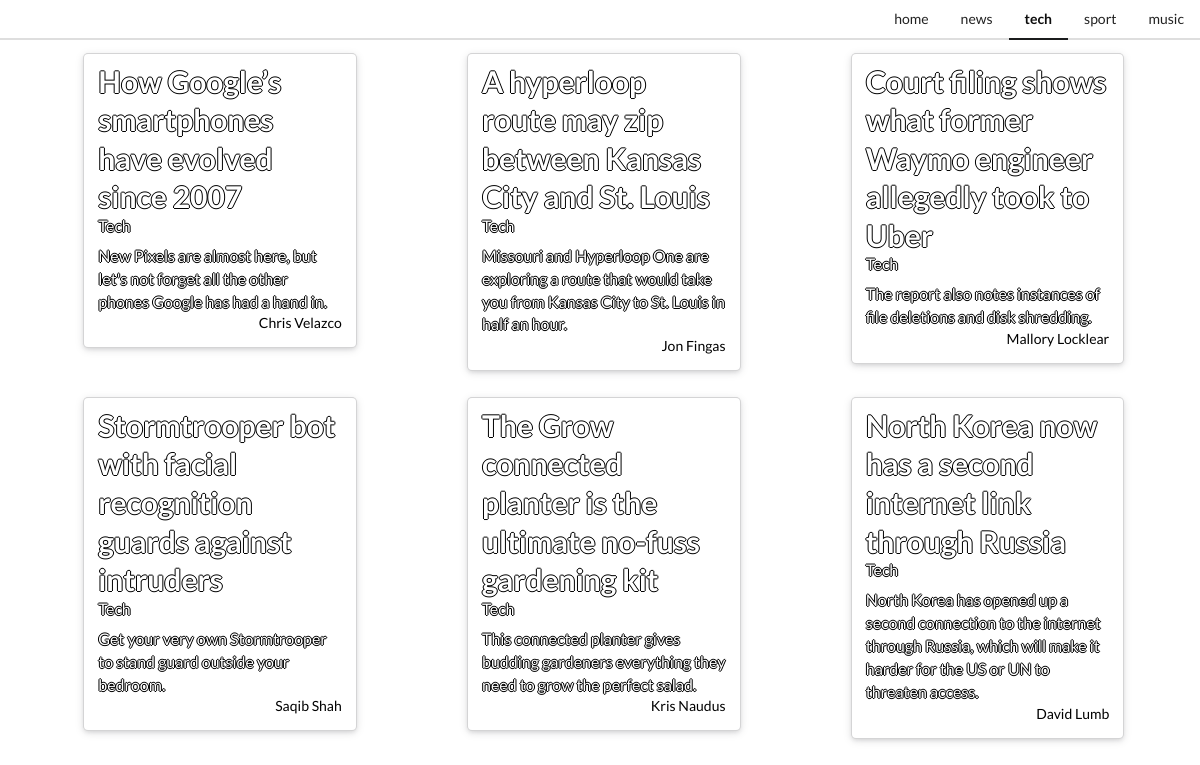
The app's page /tech/, older data.
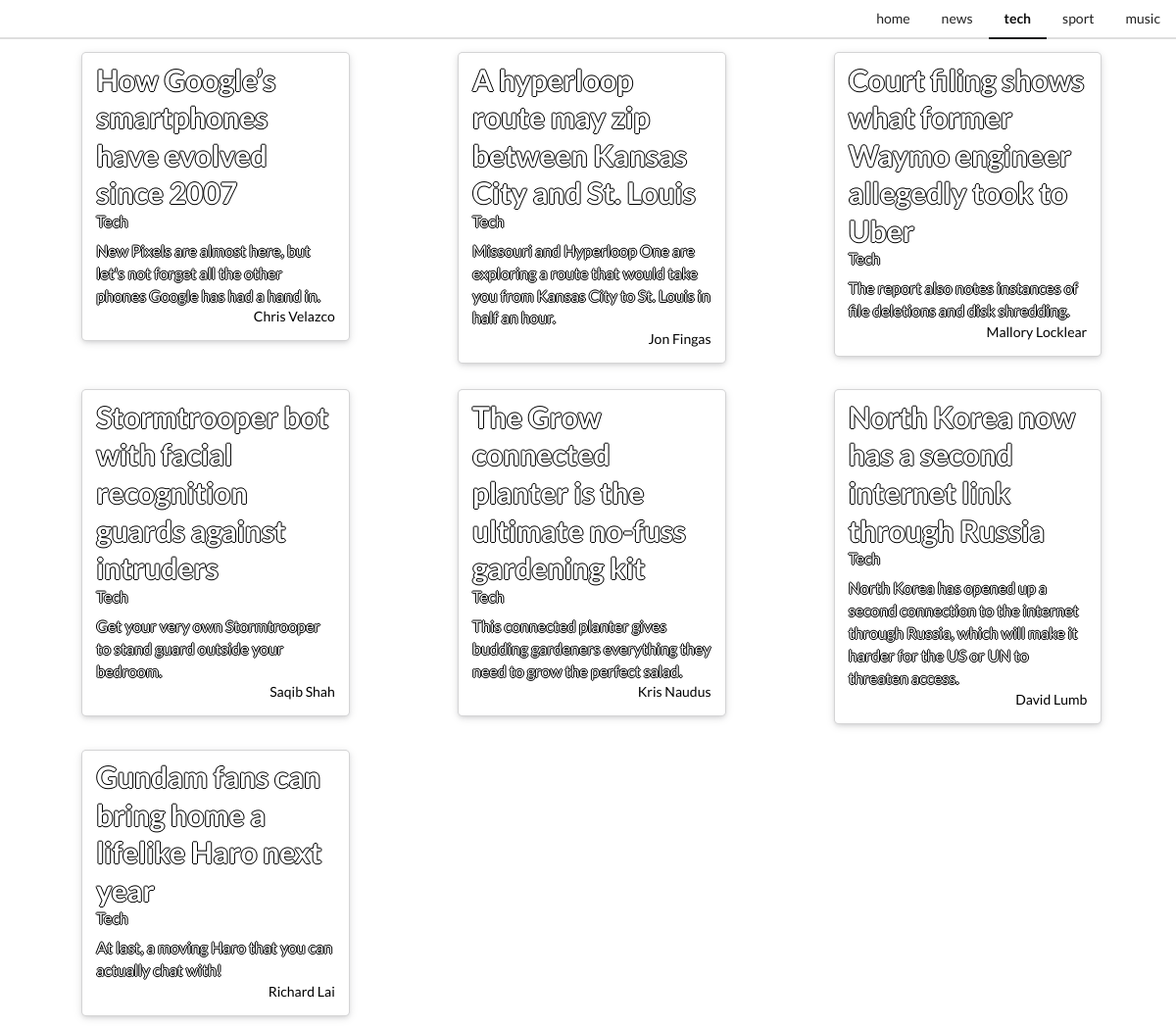
The same page, newer data.
### news_explorer/models.py (models this page shows, shortened)
class Article(models.Model):
    author = models.CharField(max_length=50)
    title = models.CharField(max_length=100)
    description = models.CharField(max_length=200)
    url = models.URLField(max_length=200, unique=True)
    url_to_image = models.URLField(max_length=200)
    publish_date = models.DateTimeField(null=True)
    tag = models.CharField(default='bbc-news', max_length=20)

### news_explorer/views.py (the view)
# urls.py: url(r'^tech/', views.tech_page),
def tech_page(request):
    articles = Article.objects.filter(tag='tech')
    context = {
        'articles': articles,
        'page': 'tech'
    }
    return render(request, 'news_explorer/default.html', context)

### news_explorer/templates/news_explorer/default.html (shortened to what this page needs)
<!DOCTYPE html>
<html>
<head>
    {% load static %}
    <link rel="stylesheet" type="text/css" href="{% static "src/css/style.css" %}">
    <link rel="stylesheet" type="text/css" href="{% static "src/css/semantic.min.css" %}">
</head>
<body>
<div class="ui secondary pointing stackable menu">
    <div class="right menu">
        <a class="item {% if page == 'home' %} active {% endif %}" href="/">
            home
        </a>
        <a class="item {% if page == 'news' %} active {% endif %}" href="/news/">
            news
        </a>
        <a class="item {% if page == 'tech' %} active {% endif %}" href="/tech/">
            tech
        </a>
        <a class="item {% if page == 'sport' %} active {% endif %}" href="/sport/">
            sport
        </a>
        <a class="item {% if page == 'music' %} active {% endif %}" href="/music/">
            music
        </a>
    </div>
</div>
<div class="ui stackable grid">
    {% for article in articles %}
        <div class="five wide column news-article">
            <div class="ui raised link card">
                <a class="content" href="{{ article.url }}"
                   style="
                           background-image: url('{{ article.url_to_image }}');
                           background-size: 110%;
                           background-size: cover;
                           background-position: center;">
                    <div class="header article-text-header article-text-color">{{ article.title }}</div>
                    <div class="meta">
                        <span class="category article-text-category article-text-color">
                            {% if article.tag == 'tech' %} Tech {% endif %}
                        </span>
                    </div>
                    <div class="description article-text-main article-text-color">
                        <p>{{ article.description }}</p>
                    </div>
                    <div class="extra content">
                        <div class="right floated author article-text-source">
                            {{ article.author }}
                        </div>
                    </div>
                </a>
            </div>
        </div>
    {% endfor %}
</div>
</body>
</html>

### static/src/css/style.css (style rules this page uses)
.news-article { padding-left: 8% !important; width: 100% !important; }
.article-text-color { color: #fff !important; text-shadow: 1px 0 0 #000, 0 -1px 0 #000, 0 1px 0 #000, -1px 0 0 #000 !important; }
.article-text-header { font-size: 30px !important; }
.article-text-category { font-size: 16px !important; }
.article-text-main { font-size: 16px !important; }
.article-text-source { font-size: 14px !important; color: #000 !important; text-shadow: 1px 0 0 #fff, 0 -1px 0 #fff, 0 1px 0 #fff, -1px 0 0 #fff !important; }

Row changes from the older to the newer data that the page shows:
added Article: title "Gundam fans can bring home a lifelike Haro next year", tag "Tech", description "At last, a moving Haro that you can actually chat with!", author "Richard Lai"
